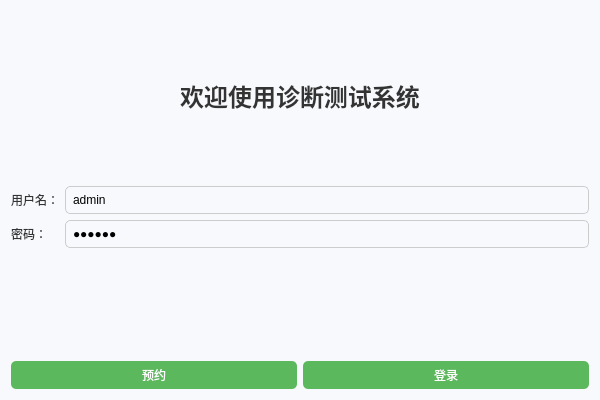
<?xml version="1.0" encoding="UTF-8"?>
<ui version="4.0">
 <class>LoginView</class>
 <widget class="QWidget" name="LoginView">
  <property name="windowModality">
   <enum>Qt::WindowModality::ApplicationModal</enum>
  </property>
  <property name="geometry">
   <rect>
    <x>0</x>
    <y>0</y>
    <width>600</width>
    <height>400</height>
   </rect>
  </property>
  <property name="windowTitle">
   <string>登录</string>
  </property>
  <property name="styleSheet">
   <string>
    QWidget {
        background-color: #f7f9fc;
        font-family: Arial, sans-serif;
    }
    QLabel {
        color: #333;
    }
    QPushButton {
        background-color: #5cb85c;
        color: white;
        border-radius: 5px;
        padding: 5px;
    }
    QPushButton:hover {
        background-color: #4cae4c;
    }
    QLineEdit {
        border: 1px solid #ccc;
        border-radius: 5px;
        padding: 5px;
    }
   </string>
  </property>
  <layout class="QVBoxLayout" name="mainLayout">
   <item>
    <widget class="QLabel" name="label">
     <property name="font">
      <font>
       <family>Arial</family>
       <pointsize>18</pointsize>
       <bold>true</bold>
      </font>
     </property>
     <property name="text">
      <string>欢迎使用诊断测试系统</string>
     </property>
     <property name="alignment">
      <set>Qt::AlignmentFlag::AlignCenter</set>
     </property>
    </widget>
   </item>
   <item>
    <layout class="QFormLayout" name="formLayout">
     <item row="0" column="0">
      <widget class="QLabel" name="label_username">
       <property name="text">
        <string>用户名：</string>
       </property>
      </widget>
     </item>
     <item row="0" column="1">
      <widget class="QLineEdit" name="inputUsername">
       <property name="text">
        <string>admin</string>
       </property>
       <property name="placeholderText">
        <string>请输入用户名</string>
       </property>
      </widget>
     </item>
     <item row="1" column="0">
      <widget class="QLabel" name="label_password">
       <property name="text">
        <string>密码：</string>
       </property>
      </widget>
     </item>
     <item row="1" column="1">
      <widget class="QLineEdit" name="inputPasswd">
       <property name="text">
        <string>123456</string>
       </property>
       <property name="echoMode">
        <enum>QLineEdit::EchoMode::Password</enum>
       </property>
       <property name="placeholderText">
        <string>请输入密码</string>
       </property>
      </widget>
     </item>
    </layout>
   </item>
   <item>
    <layout class="QHBoxLayout" name="buttonLayout">
     <item>
      <widget class="QPushButton" name="btReserve">
       <property name="text">
        <string>预约</string>
       </property>
      </widget>
     </item>
     <item>
      <widget class="QPushButton" name="btSignIn">
       <property name="text">
        <string>登录</string>
       </property>
      </widget>
     </item>
    </layout>
   </item>
  </layout>
 </widget>
 <resources/>
 <connections/>
</ui>
